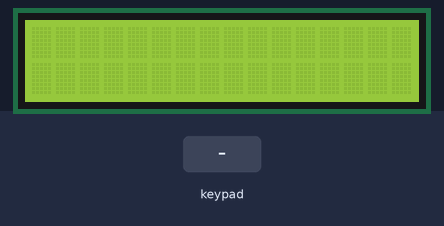
Bench run of a sketch on a simulated Arduino Uno, built with avr-gcc and run on an emulated ATmega328P. On the bench: 16×2 character LCD. Inputs (shaded band) come from the test bench.

Above: at 1.2 s.
1.3 s: keypad keys 9 8 7 6 # pressed 0.4 s apart
At 3.6 s:
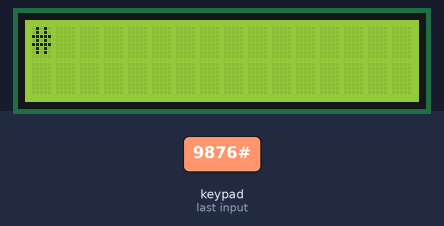
4.8 s: key 'A' pressed
At 5.1 s:
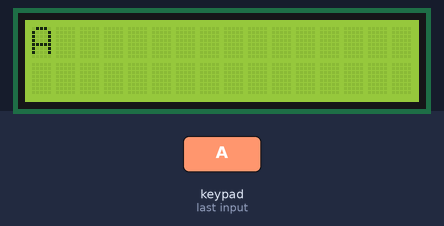
6.3 s: key 'B' pressed
At 7.5 s:
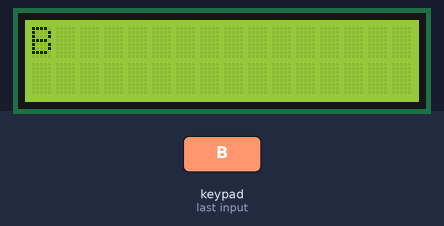
7.8 s: keypad keys 9 8 7 6 * pressed 0.4 s apart
At 9.9 s:
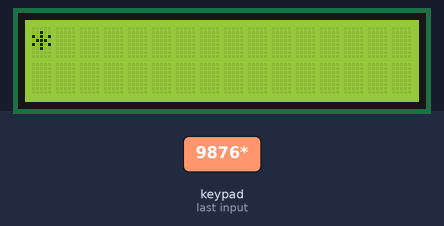
11.3 s: key 'C' pressed
At 12.5 s:
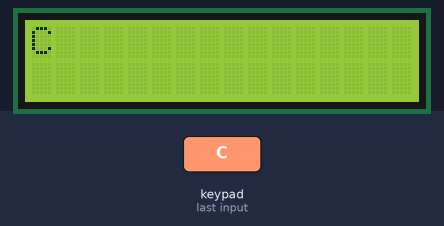
12.8 s: keypad keys 9 8 7 6 D pressed 0.4 s apart
At 13.0 s:
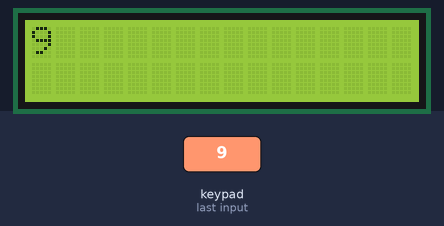
Timing chart, 0 to 15.8 s (numbered marks = the images above; inputs shaded):
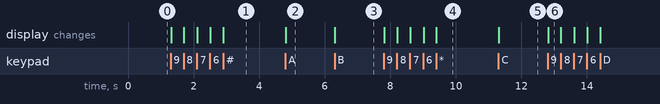

Measured:
- after the input at 1.3 s, the display: first changes at once (image 1 shows a later state)
- after the input at 4.8 s, the display: changes at once (image 2)
- after the input at 6.3 s, the display: changes at once (image 3)
- after the input at 7.8 s, the display: first changes at once (image 4 shows a later state)
- after the input at 11.3 s, the display: changes at once (image 5)
- after the input at 12.8 s, the display: changes at once (image 6)

The sketch:

kavi_lcd_keypad_locking_demo_project.ino
```cpp
/*
  Matrix Keypad with LCD Display Demo
  keypad-demo-lcd.ino
  Demonstrates use of 4x4 matrix membrane keypad with Arduino
  Results on LCD Display
  Display uses I2C backpack

  DroneBot Workshop 2020
  https://dronebotworkshop.com
*/

// Include Arduino Wire library for I2C
#include <Wire.h>
// Include LCD display library for I2C
#include <LiquidCrystal_I2C.h>
// Include Keypad library
#include <Keypad.h>

// Constants for row and column sizes
const byte ROWS = 4;
const byte COLS = 4;

// Array to represent keys on keypad
char hexaKeys[ROWS][COLS] = {
  {'1', '2', '3', 'A'},
  {'4', '5', '6', 'B'},
  {'7', '8', '9', 'C'},
  {'*', '0', '#', 'D'}
};

// Connections to Arduino
byte rowPins[ROWS] = {9, 8, 7, 6};
byte colPins[COLS] = {5, 4, 3, 2};

// Create keypad object
Keypad customKeypad = Keypad(makeKeymap(hexaKeys), rowPins, colPins, ROWS, COLS);

// Create LCD object
LiquidCrystal_I2C lcd(0x27, 16, 2);
//LiquidCrystal_I2C lcd(0x3F, 16, 2);


void setup(){
  // Setup LCD with backlight and initialize
  lcd.backlight();
  lcd.init();
}

void loop(){
  // Get key value if pressed
  char customKey = customKeypad.getKey();

  if (customKey){
    // Clear LCD display and print character
    lcd.clear();
    lcd.setCursor(0, 0);
    lcd.print(customKey);
  }
}
```
